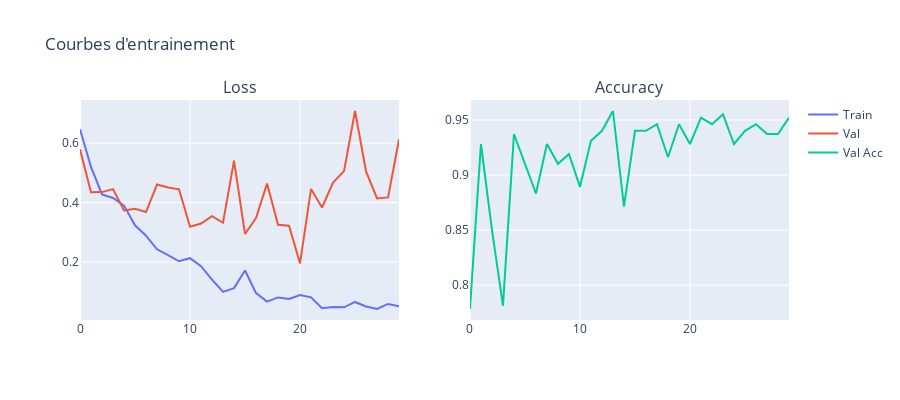

Notebook cell for this chart:
### Code cell
import plotly.graph_objects as go
from plotly.subplots import make_subplots

fig = make_subplots(rows=1, cols=2, subplot_titles=('Loss', 'Accuracy'))

fig.add_trace(go.Scatter(y=history['loss'], name='Train'), row=1, col=1)
fig.add_trace(go.Scatter(y=history['val_loss'], name='Val'), row=1, col=1)
fig.add_trace(go.Scatter(y=history['val_acc'], name='Val Acc'), row=1, col=2)

fig.update_layout(height=400, title_text="Courbes d'entrainement")
fig.show()

### Figure 1 — Plotly figure (JSON) as saved in the notebook; plotly's stock layout.template omitted (floating-point values rounded to 4 significant figures)
{"data": [{"name": "Train", "type": "scatter", "xaxis": "x", "y": [0.6466, 0.5196, 0.4273, 0.4153, 0.3894, 0.3233, 0.2882, 0.2423, 0.2231, 0.202, 0.2124, 0.1856, 0.1403, 0.09887, 0.1116, 0.1708, 0.09478, 0.0662, 0.08033, 0.07511, 0.0884, 0.08074, 0.04432, 0.04834, 0.04692, 0.06507, 0.04965, 0.04137, 0.05842, 0.05033], "yaxis": "y"}, {"name": "Val", "type": "scatter", "xaxis": "x", "y": [0.5789, 0.4345, 0.4349, 0.445, 0.3733, 0.3791, 0.3679, 0.4605, 0.4508, 0.4445, 0.3186, 0.3294, 0.3539, 0.3318, 0.5409, 0.2939, 0.3475, 0.4636, 0.3248, 0.3215, 0.1948, 0.4455, 0.3832, 0.4669, 0.5057, 0.708, 0.5043, 0.4138, 0.4171, 0.6127], "yaxis": "y"}, {"name": "Val Acc", "type": "scatter", "xaxis": "x2", "y": [0.7784, 0.9281, 0.8503, 0.7814, 0.9371, 0.9102, 0.8832, 0.9281, 0.9102, 0.9192, 0.8892, 0.9311, 0.9401, 0.9581, 0.8713, 0.9401, 0.9401, 0.9461, 0.9162, 0.9461, 0.9281, 0.9521, 0.9461, 0.9551, 0.9281, 0.9401, 0.9461, 0.9371, 0.9371, 0.9521], "yaxis": "y2"}], "layout": {"annotations": [{"font": {"size": 16}, "showarrow": false, "text": "Loss", "x": 0.225, "xanchor": "center", "xref": "paper", "y": 1, "yanchor": "bottom", "yref": "paper"}, {"font": {"size": 16}, "showarrow": false, "text": "Accuracy", "x": 0.775, "xanchor": "center", "xref": "paper", "y": 1, "yanchor": "bottom", "yref": "paper"}], "height": 400, "title": {"text": "Courbes d'entrainement"}, "xaxis": {"anchor": "y", "domain": [0, 0.45]}, "xaxis2": {"anchor": "y2", "domain": [0.55, 1]}, "yaxis": {"anchor": "x", "domain": [0, 1]}, "yaxis2": {"anchor": "x2", "domain": [0, 1]}}}
